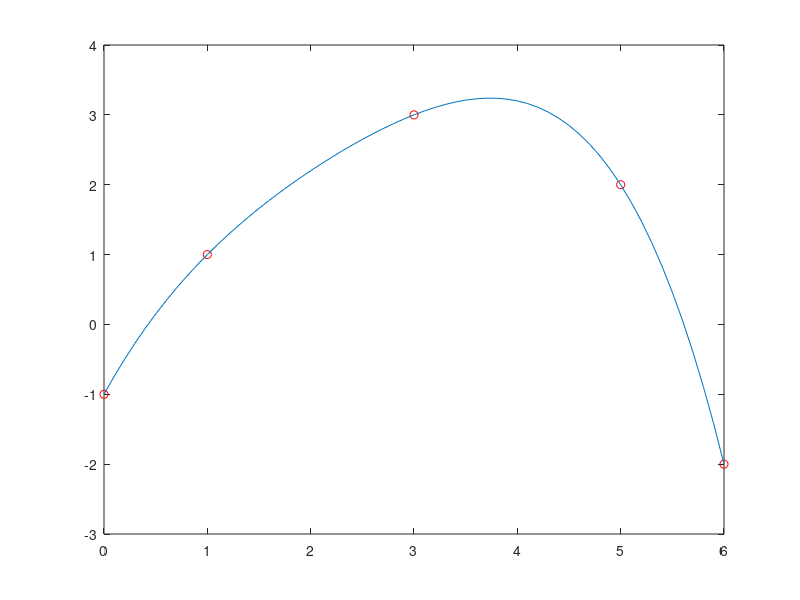

Reproduce this figure in MATLAB.
clear all;clc;close all;
x=[0 1 3 5 6];
y=[-1 1 3 2 -2];
p=polyfit(x,y,4)
xp=0:0.1:6;
yp=polyval(p,xp);
plot(x,y,'ro',xp,yp)